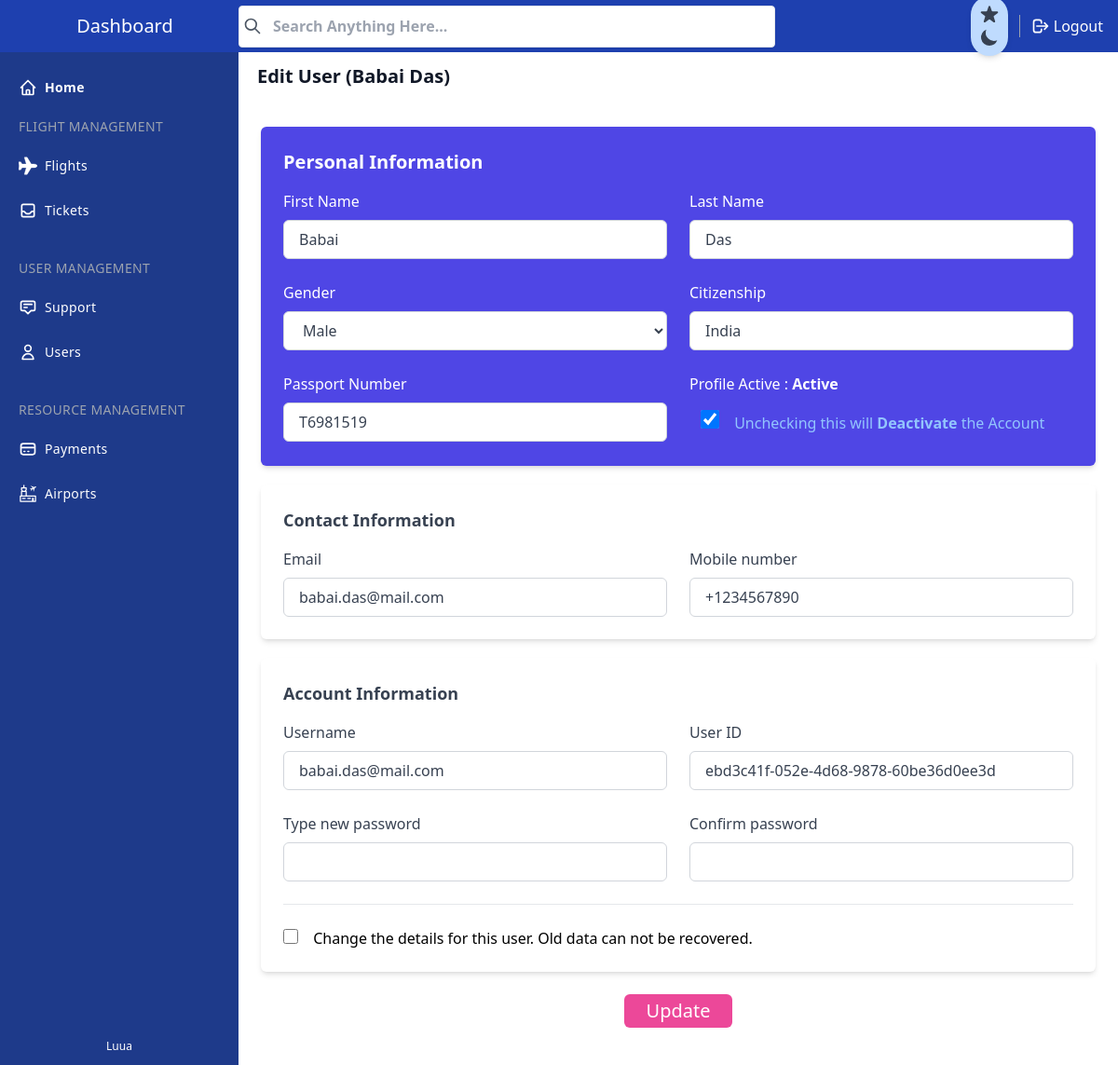
Page /manage/users/ebd3c41f052e4d68987860be36d0ee3d/change/ (signed in) on the committed database.
### core/models.py (models this page shows)
class BaseModel(models.Model):
    uid = models.UUIDField(primary_key = True, default = uuid.uuid4)
    created_at = models.DateTimeField(auto_now_add= True)
    updated_at = models.DateTimeField(auto_now= True)
    class Meta:
        abstract = True

class Profile(BaseModel):
    user = models.OneToOneField(User, related_name="userprofile", on_delete=models.CASCADE)
    full_name = models.CharField(max_length=50)
    gender = models.CharField(max_length=8, null=True, blank=True)
    passport_number = models.CharField(max_length=8, null=True, blank=True)
    citizenship = models.CharField(max_length=16, null=True, blank=True)
    mobile_number = models.CharField(max_length=15, null=True, blank=True)
    profile_active = models.BooleanField(default=False)
    def __str__(self) -> str:
        return self.full_name

### manage/views.py (the view, shortened to what this page needs)
# urls.py: path('users/<str:userid>/change/', views.edit_user, name="edit_user"),
@login_required(login_url='/manage/login')
@staff_member_required(login_url='/manage/login')
def edit_user(request, userid):
    try:
        if Profile.objects.filter(uid=userid).exists():
            profile = Profile.objects.get(uid=userid)
            context = {
                "user_details" : profile
            }
            return render(request, 'manage/users/edit-user.html', context)
        logger.info(msg="Invalid Userid")
        return redirect('/manage/users/?res=userid-invalid')
    except Exception as err:
        logger.error(err)

### template/manage/users/edit-user.html (shortened to what this page needs)
{% include 'manage/sections/header.html' %}
{% load static %}
</head>
<body>
    <div x-data="setup()" :class="{ 'dark': isDark }">
        <div
            class="min-h-screen flex flex-col flex-auto flex-shrink-0 antialiased bg-white dark:bg-gray-700 text-black dark:text-white">
            {% include 'manage/sections/nav-bar.html' %}
            {% include 'manage/sections/side-bar.html' %}
            <div class="h-full ml-14 mt-14 mb-10 md:ml-64">
                <div class="flex flex-wrap bg-black-500 items-center px-5 pt-3">
                    <div class="relative w-full max-w-full flex-grow flex-1">
                        <h3 class="font-semibold text-xl text-base text-gray-900 dark:text-gray-50">Edit User ({{user_details}})
                        </h3>
                    </div>
                </div>
                <form action="" method="POST" autocomplete="off">
                    <section class="max-w-4xl p-6 mx-auto bg-indigo-600 rounded-md shadow-md dark:bg-gray-800 mt-10">
                        <h1 class="text-xl font-bold text-white capitalize dark:text-white">Personal information</h1>
                        <div class="grid grid-cols-1 gap-6 mt-4 sm:grid-cols-2">
                            <div>
                                <label class="text-white dark:text-gray-200" for="first_name">First Name</label>
                                <input id="first_name" type="text" name="first_name" required value="{{user_details.user.first_name}}"
                                    class="block w-full px-4 py-2 mt-2 text-gray-700 bg-white border border-gray-300 rounded-md dark:bg-gray-800 dark:text-gray-300 dark:border-gray-600 focus:border-blue-500 dark:focus:border-blue-500 focus:outline-none focus:ring">
                            </div>
                            <div>
                                <label class="text-white dark:text-gray-200" for="last_name">Last Name
                                    </label>
                                <input id="last_name" type="text" name="last_name" required value="{{user_details.user.last_name}}"
                                    class="block w-full px-4 py-2 mt-2 text-gray-700 bg-white border border-gray-300 rounded-md dark:bg-gray-800 dark:text-gray-300 dark:border-gray-600 focus:border-blue-500 dark:focus:border-blue-500 focus:outline-none focus:ring">
                            </div>
                            <div>
                                <label class="text-white dark:text-gray-200" for="gender">Gender</label>
                                <select name="gender" id="gender"
                                class="block w-full px-4 py-2 mt-2 text-gray-700 bg-white border border-gray-300 rounded-md dark:bg-gray-800 dark:text-gray-300 dark:border-gray-600 focus:border-blue-500 dark:focus:border-blue-500 focus:outline-none focus:ring">
                                    <option value="{{user_details.gender}}">{{user_details.gender}}</option>
                                </select>
                            </div>
                            <div>
                                <label class="text-white dark:text-gray-200" for="citizenship">Citizenship
                                </label>
                                <input id="citizenship" type="text" name="citizenship" list="country_list" required value="{{user_details.citizenship}}"
                                    class="block w-full px-4 py-2 mt-2 text-gray-700 bg-white border border-gray-300 rounded-md dark:bg-gray-800 dark:text-gray-300 dark:border-gray-600 focus:border-blue-500 dark:focus:border-blue-500 focus:outline-none focus:ring">
                            </div>
                            <div>
                                <label class="text-white dark:text-gray-200" for="passport_number">Passport Number</label>
                                <input id="passport_number" type="text" autocapitalize="on" name="passport_number" required value="{{user_details.passport_number}}"
                                    class="block w-full px-4 py-2 mt-2 text-gray-700 bg-white border border-gray-300 rounded-md dark:bg-gray-800 dark:text-gray-300 dark:border-gray-600 focus:border-blue-500 dark:focus:border-blue-500 focus:outline-none focus:ring">
                            </div>
                            <div>
                                <label class="block text-white dark:text-gray-200" for="profile_active">Profile Active : {% if user_details.profile_active %} <b>Active</b> {% else %} <b>Not Active</b> {% endif%}
                                </label>
                                <input id="profile_active" type="checkbox" name="profile_active" {% if user_details.profile_active %} checked {% endif%}
                                  value="1"  class="w-5 h-5 mx-3 my-4 bg-purple-200">
                                    <span class="text-blue-300">Unchecking this will <b>Deactivate</b> the Account</span>
                            </div>
                        </div>
                    </section>
                    <section class="max-w-4xl p-6 mx-auto bg-white rounded-md shadow-md dark:bg-gray-800 mt-5">
                        <h2 class="text-lg font-semibold text-gray-700 capitalize dark:text-white">Contact information</h2>
                        <div class="grid grid-cols-1 gap-6 mt-4 sm:grid-cols-2">
                            <div>
                                <label class="text-gray-700 dark:text-gray-200" for="email">Email</label>
                                <input id="email" type="email" name="email" required value="{{user_details.user.email}}"
                                    class="block w-full px-4 py-2 mt-2 text-gray-700 bg-white border border-gray-300 rounded-md dark:bg-gray-800 dark:text-gray-300 dark:border-gray-600 focus:border-blue-500 dark:focus:border-blue-500 focus:outline-none focus:ring">
                            </div>
                            <div>
                                <label class="text-gray-700 dark:text-gray-200" for="mobile_number">Mobile number</label>
                                <input id="mobile_number" type="tel" name="mobile_number" required value="{{user_details.mobile_number}}"
                                    class="block w-full px-4 py-2 mt-2 text-gray-700 bg-white border border-gray-300 rounded-md dark:bg-gray-800 dark:text-gray-300 dark:border-gray-600 focus:border-blue-500 dark:focus:border-blue-500 focus:outline-none focus:ring">
                            </div>
                        </div>
                    </section>
                    <section class="max-w-4xl p-6 mx-auto bg-white rounded-md shadow-md dark:bg-gray-800 mt-5">
                        <h2 class="text-lg font-semibold text-gray-700 capitalize dark:text-white">Account information</h2>
                        <div class="grid grid-cols-1 gap-6 mt-4 sm:grid-cols-2">
                            <div>
                                <label class="text-gray-700 dark:text-gray-200" for="username">Username</label>
                                <input id="username" type="text" name="username" required value="{{user_details.user.username}}"
                                    class="block w-full px-4 py-2 mt-2 text-gray-700 bg-white border border-gray-300 rounded-md dark:bg-gray-800 dark:text-gray-300 dark:border-gray-600 focus:border-blue-500 dark:focus:border-blue-500 focus:outline-none focus:ring">
                            </div>
                            <div>
                                <label class="text-gray-700 dark:text-gray-200" for="userid">User ID</label>
                                <input id="userid" type="text" name="userid" required value="{{user_details.uid}}"
                                    class="block w-full px-4 py-2 mt-2 text-gray-700 bg-white border border-gray-300 rounded-md dark:bg-gray-800 dark:text-gray-300 dark:border-gray-600 focus:border-blue-500 dark:focus:border-blue-500 focus:outline-none focus:ring">
                            </div>
                            <div>
                                <label class="text-gray-700 dark:text-gray-200" for="password">Type new password</label>
                                <input id="password" type="password" name="password"
                                    class="block w-full px-4 py-2 mt-2 text-gray-700 bg-white border border-gray-300 rounded-md dark:bg-gray-800 dark:text-gray-300 dark:border-gray-600 focus:border-blue-500 dark:focus:border-blue-500 focus:outline-none focus:ring">
                            </div>
                            <div>
                                <label class="text-gray-700 dark:text-gray-200" for="confirm_password">Confirm password
                                    </label>
                                <input id="confirm_password" type="password" name="confirm_password"
                                    class="block w-full px-4 py-2 mt-2 text-gray-700 bg-white border border-gray-300 rounded-md dark:bg-gray-800 dark:text-gray-300 dark:border-gray-600 focus:border-blue-500 dark:focus:border-blue-500 focus:outline-none focus:ring">
                            </div>
                        </div>
                        <br>
                        <hr>
                        <br>
                        <input type="checkbox" name="declaration" value="1" id="declaration" class="w-4 h-4" required> <label class="mx-3 cursor-pointer" for="declaration">Change the details for this user. Old data can not be recovered.</label>
                    </section>
                    <div class="flex justify-center text-xl mt-6">
                        <button id="update_btn" type="submit" class="px-6 py-2 leading-5 text-white transition-colors duration-200 transform bg-pink-500 rounded-md hover:bg-pink-700 focus:outline-none focus:bg-gray-600">
                            Update
                        </button>
                    </div>
                </form>
            </div>
        </div>
    </div>
    {% include 'manage/sections/footer.html' %}
    </html>

### rows in the picture
Profile: full_name "Babai Das", first_name "Babai", last_name "Das", gender "Male", citizenship "India", passport_number "T6981519", profile_active "☑", email "babai.das@mail.com", mobile_number "+1234567890", username "babai.das@mail.com", userid "ebd3c41f-052e-4d68-9878-60be36d0ee3d"
